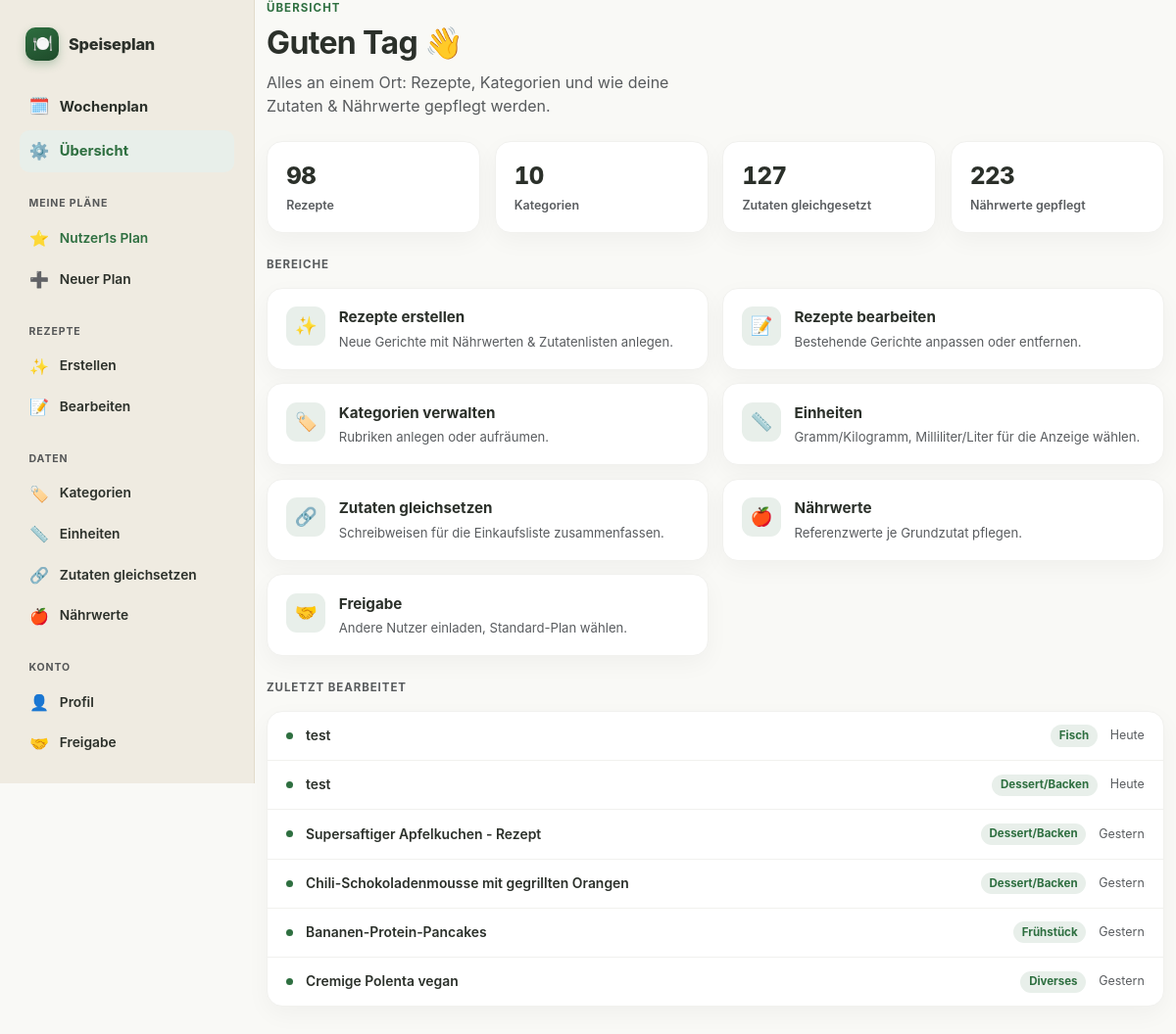
/manage (signed in), run on the app's committed database.
### models.py (models this page shows)
class PlanMembership(db.Model):
    id = db.Column(db.Integer, primary_key=True)
    plan_id = db.Column(db.Integer, db.ForeignKey('plan.id'), nullable=False, index=True)
    user_id = db.Column(db.Integer, db.ForeignKey('user.id'), nullable=False, index=True)
    is_starred = db.Column(db.Boolean, default=False, nullable=False)
    show_in_week_overview = db.Column(db.Boolean, default=True, nullable=False)
    __table_args__ = (db.UniqueConstraint('plan_id', 'user_id', name='uq_plan_membership_plan_id_user_id'),)
    plan = db.relationship('Plan')
    user = db.relationship('User')

class Plan(db.Model):
    id = db.Column(db.Integer, primary_key=True)
    name = db.Column(db.String(100), nullable=False)
    owner_user_id = db.Column(db.Integer, db.ForeignKey('user.id'), nullable=False)
    created_at = db.Column(db.DateTime, default=db.func.now())
    owner = db.relationship('User', foreign_keys=[owner_user_id])

class Recipe(db.Model):
    id = db.Column(db.Integer, primary_key=True)
    name = db.Column(db.String(100), nullable=False)
    owner_plan_id = db.Column(db.Integer, db.ForeignKey('plan.id'), nullable=False, index=True)
    category_id = db.Column(db.Integer, db.ForeignKey('category.id'), nullable=False)
    is_side_dish = db.Column(db.Boolean, default=False, nullable=False)
    is_favorite = db.Column(db.Boolean, default=False, nullable=False)
    servings = db.Column(db.Integer, nullable=False, default=2)
    calories = db.Column(db.Integer, default=0)
    protein = db.Column(db.Float, default=0.0)
    carbs = db.Column(db.Float, default=0.0)
    fat = db.Column(db.Float, default=0.0)
    nutrition_override = db.Column(db.Boolean, default=False, nullable=False)
    source_url = db.Column(db.String(500), nullable=True)
    instructions = db.Column(db.Text, nullable=True)
    updated_at = db.Column(db.DateTime, default=db.func.now())
    category = db.relationship('Category', backref=db.backref('recipes', lazy=True))
    owner_plan = db.relationship('Plan', foreign_keys=[owner_plan_id])
    ingredients = db.relationship('Ingredient', backref='recipe', cascade="all, delete-orphan")
    seasons = db.relationship('RecipeSeason', backref='recipe', cascade="all, delete-orphan")
    plan_links = db.relationship('RecipePlanLink', backref='recipe', cascade="all, delete-orphan")

class Category(db.Model):
    id = db.Column(db.Integer, primary_key=True)
    plan_id = db.Column(db.Integer, db.ForeignKey('plan.id'), nullable=False, index=True)
    name = db.Column(db.String(50), nullable=False)
    __table_args__ = (db.UniqueConstraint('plan_id', 'name', name='uq_category_plan_id_name'),)

### routes/manage.py (the view)
@manage_bp.route('/manage')
def manage():
    plan = current_plan()
    recent_recipes = (
        visible_recipes_query(plan.id).filter(Recipe.updated_at.isnot(None))
        .order_by(Recipe.updated_at.desc())
        .limit(RECENT_RECIPES_LIMIT)
        .all()
    )
    stats = {
        "recipe_count": visible_recipes_query(plan.id).count(),
        "category_count": Category.query.filter_by(plan_id=plan.id).count(),
        "aliased_ingredient_count": len(list_alias_canonical_names(plan.id)),
        "nutrition_entry_count": IngredientNutrition.query.filter_by(plan_id=plan.id).count(),
    }
    recent = [
        {"recipe": r, "when": _format_relative_day(r.updated_at)}
        for r in recent_recipes
    ]
    return render_template('manage.html', stats=stats, recent=recent)

### app.py (called while the page is built)
@app.before_request
def require_login():
    if request.endpoint is None or request.endpoint in ('auth.login', 'auth.register', 'static'):
        return None
    if current_user() is None:
        return redirect(url_for('auth.login', next=request.path))
    if current_plan() is None and request.endpoint not in ZERO_PLAN_ALLOWED_ENDPOINTS:
        return redirect(url_for('plan.index'))
    return None

@app.after_request
def set_security_headers(response):
    response.headers['X-Content-Type-Options'] = 'nosniff'
    response.headers['X-Frame-Options'] = 'DENY'
    response.headers['Referrer-Policy'] = 'same-origin'
    response.headers['Permissions-Policy'] = 'geolocation=(), camera=(), microphone=()'
    response.headers['Content-Security-Policy'] = (
        "default-src 'self'; "
        "script-src 'self' 'unsafe-inline'; "
        "style-src 'self' 'unsafe-inline'; "
        "img-src 'self' data:; "
        "frame-ancestors 'none'; "
        "base-uri 'self'; "
        "form-action 'self'"
    )
    return response

@app.context_processor
def inject_css_version():
    css_path = os.path.join(app.static_folder, 'style.css')
    try:
        css_version = int(os.path.getmtime(css_path))
    except OSError:
        css_version = 0
    return {'css_version': css_version}

@app.context_processor
def inject_current_user_and_plans():
    user = current_user()
    if user is None:
        return {'nav_current_user': None, 'nav_current_plan': None, 'nav_user_plans': []}
    return {
        'nav_current_user': user,
        'nav_current_plan': current_plan(),
        'nav_user_plans': user_plan_memberships(user),
    }

@app.context_processor
def inject_shopping_categories():
    return {
        'shopping_categories': SHOPPING_CATEGORIES,
        'shopping_uncategorized': UNCATEGORIZED,
        'pantry_categories': sorted(PANTRY_CATEGORIES),
    }

@app.context_processor
def inject_ingredient_aliases():
    plan = current_plan()
    return {'ingredient_aliases': get_all_aliases(plan.id) if plan else {}}

@app.context_processor
def inject_ingredient_nutrition():
    plan = current_plan()
    return {'ingredient_nutrition': get_all_nutrition_entries(plan.id) if plan else {}}

### routes/manage.py (called while the page is built)
def _format_relative_day(dt):
    days = (datetime.now(timezone.utc).replace(tzinfo=None).date() - dt.date()).days
    if days <= 0:
        return "Heute"
    if days == 1:
        return "Gestern"
    return f"vor {days} Tagen"

### templates/manage.html
{% extends 'base.html' %}
{% block content %}
<div style="max-width: 980px;">
    <div class="mb-4">
        <p class="eyebrow">Übersicht</p>
        <h1 class="fw-bold" style="font-size: 2rem; letter-spacing: -0.02em;">Guten Tag 👋</h1>
        <p class="text-muted" style="max-width: 46ch;">Alles an einem Ort: Rezepte, Kategorien und wie deine Zutaten &amp; Nährwerte gepflegt werden.</p>
    </div>
    <div class="stat-row mb-4">
        <div class="stat"><div class="num">{{ stats.recipe_count }}</div><div class="cap">Rezepte</div></div>
        <div class="stat"><div class="num">{{ stats.category_count }}</div><div class="cap">Kategorien</div></div>
        <div class="stat"><div class="num">{{ stats.aliased_ingredient_count }}</div><div class="cap">Zutaten gleichgesetzt</div></div>
        <div class="stat"><div class="num">{{ stats.nutrition_entry_count }}</div><div class="cap">Nährwerte gepflegt</div></div>
    </div>
    <p class="section-title">Bereiche</p>
    <div class="tile-grid">
        <a class="tile" href="{{ url_for('recipes.recipe_create_view') }}">
            <span class="ic">✨</span>
            <span class="txt"><span class="t">Rezepte erstellen</span><span class="d">Neue Gerichte mit Nährwerten &amp; Zutatenlisten anlegen.</span></span>
        </a>
        <a class="tile" href="{{ url_for('recipes.recipe_edit_list_view') }}">
            <span class="ic">📝</span>
            <span class="txt"><span class="t">Rezepte bearbeiten</span><span class="d">Bestehende Gerichte anpassen oder entfernen.</span></span>
        </a>
        <a class="tile" href="{{ url_for('categories.category_manage_view') }}">
            <span class="ic">🏷️</span>
            <span class="txt"><span class="t">Kategorien verwalten</span><span class="d">Rubriken anlegen oder aufräumen.</span></span>
        </a>
        <a class="tile" href="{{ url_for('settings.units_view') }}">
            <span class="ic">📏</span>
            <span class="txt"><span class="t">Einheiten</span><span class="d">Gramm/Kilogramm, Milliliter/Liter für die Anzeige wählen.</span></span>
        </a>
        <a class="tile" href="{{ url_for('settings.ingredient_aliases_view') }}">
            <span class="ic">🔗</span>
            <span class="txt"><span class="t">Zutaten gleichsetzen</span><span class="d">Schreibweisen für die Einkaufsliste zusammenfassen.</span></span>
        </a>
        <a class="tile" href="{{ url_for('settings.ingredient_nutrition_view') }}">
            <span class="ic">🍎</span>
            <span class="txt"><span class="t">Nährwerte</span><span class="d">Referenzwerte je Grundzutat pflegen.</span></span>
        </a>
        <a class="tile" href="{{ url_for('sharing.sharing_view') }}">
            <span class="ic">🤝</span>
            <span class="txt"><span class="t">Freigabe</span><span class="d">Andere Nutzer einladen, Standard-Plan wählen.</span></span>
        </a>
    </div>
    {% if recent %}
    <p class="section-title mt-4">Zuletzt bearbeitet</p>
    <div class="panel-list">
        {% for item in recent %}
        <div class="panel-row">
            <span class="dot"></span>
            <span class="name">{{ item.recipe.name }}{% if item.recipe.is_favorite %} ⭐{% endif %}</span>
            <span class="tag">{{ item.recipe.category.name }}</span>
            <span class="when">{{ item.when }}</span>
        </div>
        {% endfor %}
    </div>
    {% endif %}
</div>
{% endblock %}

### templates/base.html (shortened to what this page needs)
<!DOCTYPE html>
<html lang="de">
<head>
    <link rel="stylesheet" href="{{ url_for('static', filename='bootstrap.min.css') }}" type="text/css">
    <link rel="stylesheet" href="{{ url_for('static', filename='style.css') }}?v={{ css_version }}" type="text/css">
</head>
<body>
    <div class="app-shell">
        <aside class="app-rail">
            <a class="rail-brand" href="/">
                <span class="mark">🍽️</span>
                <span class="name">Speiseplan</span>
            </a>
            <div class="nav-primary">
                <a class="nav-link {% if request.path == '/' or request.path.startswith('/plan') %}active{% endif %}" href="/"><span class="ic">🗓️</span>Wochenplan</a>
                <a class="nav-link {% if request.path == '/manage' %}active{% endif %}" href="/manage"><span class="ic">⚙️</span>Übersicht</a>
            </div>
            <div class="rail-section">
                <div class="rail-label">Meine Pläne</div>
                {% for membership in nav_user_plans %}
                <form method="POST" action="{{ url_for('auth.switch_plan', plan_id=membership.plan_id) }}">
                    <button type="submit" class="rail-link w-100 text-start border-0 bg-transparent {% if nav_current_plan and membership.plan_id == nav_current_plan.id %}active{% endif %}">
                        <span class="ic">{{ '⭐' if membership.is_starred else '📋' }}</span>{{ membership.plan.name }}
                    </button>
                </form>
                {% endfor %}
                <button type="button" class="rail-link w-100 text-start border-0 bg-transparent" data-bs-toggle="modal" data-bs-target="#createPlanModal">
                    <span class="ic">➕</span>Neuer Plan
                </button>
            </div>
            <div class="rail-section">
                <div class="rail-label">Rezepte</div>
                <a class="rail-link {% if request.path == '/manage/recipe/create' %}active{% endif %}" href="/manage/recipe/create"><span class="ic">✨</span>Erstellen</a>
                <a class="rail-link {% if request.path == '/manage/recipe/edit-list' or request.path.startswith('/manage/recipe/edit/') %}active{% endif %}" href="/manage/recipe/edit-list"><span class="ic">📝</span>Bearbeiten</a>
            </div>
            <div class="rail-section">
                <div class="rail-label">Daten</div>
                <a class="rail-link {% if request.path == '/manage/categories' %}active{% endif %}" href="/manage/categories"><span class="ic">🏷️</span>Kategorien</a>
                <a class="rail-link {% if request.path == '/manage/units' %}active{% endif %}" href="/manage/units"><span class="ic">📏</span>Einheiten</a>
                <a class="rail-link {% if request.path == '/manage/ingredient-aliases' %}active{% endif %}" href="/manage/ingredient-aliases"><span class="ic">🔗</span>Zutaten gleichsetzen</a>
                <a class="rail-link {% if request.path == '/manage/ingredient-nutrition' %}active{% endif %}" href="/manage/ingredient-nutrition"><span class="ic">🍎</span>Nährwerte</a>
            </div>
            <div class="rail-section">
                <div class="rail-label">Konto</div>
                <a class="rail-link {% if request.path == '/manage/account' %}active{% endif %}" href="/manage/account"><span class="ic">👤</span>Profil</a>
                <a class="rail-link {% if request.path == '/manage/sharing' %}active{% endif %}" href="/manage/sharing"><span class="ic">🤝</span>Freigabe</a>
            </div>
        </aside>
        <div class="app-content">
            <div class="container pb-5">
                {% block content %}{% endblock %}
            </div>
        </div>
    </div>
</body>
</html>

### templates/base.html (style rules this page uses)
body { font-family: -apple-system, BlinkMacSystemFont, "Segoe UI", Roboto, Helvetica, Arial, sans-serif; }

### data on the page
PlanMembership: is_starred "⭐", plan.name "Nutzer1s Plan"
Recipe: recipe.name "test"
Category: recipe.category.name "Fisch"
Recipe: recipe.name "test"
Category: recipe.category.name "Dessert/Backen" "Dessert/Backen" "Dessert/Backen"
Recipe: recipe.name "Supersaftiger Apfelkuchen - Rezept"
Recipe: recipe.name "Chili-Schokoladenmousse mit gegrillten Orangen"
Recipe: recipe.name "Bananen-Protein-Pancakes"
Category: recipe.category.name "Frühstück"
Recipe: recipe.name "Cremige Polenta vegan"
Category: recipe.category.name "Diverses"

### other printed values
{{ stats.recipe_count }} "98"
{{ stats.category_count }} "10"
{{ stats.aliased_ingredient_count }} "127"
{{ stats.nutrition_entry_count }} "223"
{{ item.when }} "Heute" "Heute" "Gestern" "Gestern" "Gestern" "Gestern"
